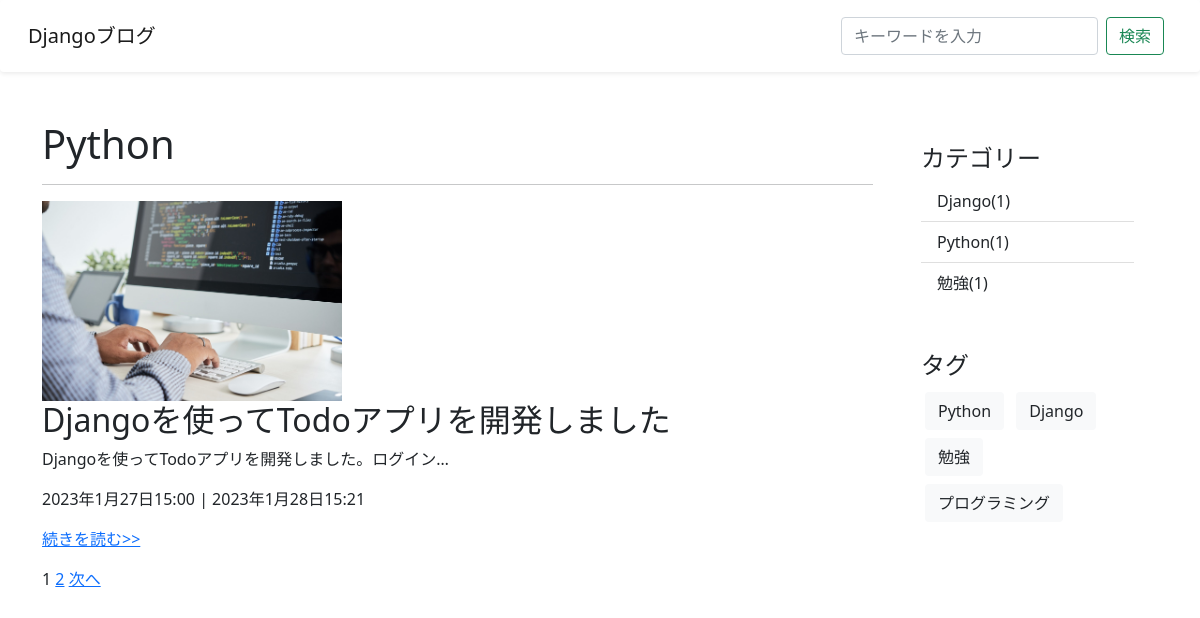
Screenshot of /tag/Python with the database file from the repository.
### blog/models.py (models this page shows, shortened)
class Tag(models.Model):
    name = models.CharField(verbose_name="タグ", max_length=255)
    slug = models.SlugField(verbose_name="URL", unique=True)
    def __str__(self):
        return self.name
    class Meta:
        verbose_name = "タグ"
        verbose_name_plural = "タグ"

class Post(models.Model):
    title = models.CharField(verbose_name="タイトル", max_length=200)
    content = MarkdownxField(verbose_name="本文")
    image = models.ImageField(verbose_name="画像", upload_to='uploads/', null=True, blank=True)
    created_at = models.DateTimeField(verbose_name="作成日", auto_now_add=True)
    updated_at = models.DateTimeField(verbose_name="更新日", auto_now=True)
    is_published = models.BooleanField(verbose_name="公開設定", default=False)
    category = models.ForeignKey(Category, verbose_name="カテゴリー", on_delete=models.PROTECT, null=True, blank=True)
    tag = models.ManyToManyField(Tag, verbose_name="タグ", blank=True)
    class Meta:
        verbose_name = "記事"
        verbose_name_plural = "記事"

class Category(models.Model):
    name = models.CharField(verbose_name="カテゴリー", max_length=255)
    slug = models.SlugField(verbose_name="URL", unique=True)
    class Meta:
        verbose_name = "カテゴリー"
        verbose_name_plural = "カテゴリー"

### blog/views.py (the view)
# urls.py: path('tag/<str:slug>', TagPostListView.as_view(), name='tag-post-list'),
class TagPostListView(ListView):
    model = Post
    template_name = "blog/post_list.html"
    context_object_name = "posts"
    paginate_by = 1
    def get_queryset(self):
        slug = self.kwargs["slug"]
        self.tag = get_object_or_404(Tag, slug=slug)
        return super().get_queryset().filter(tag=self.tag)
    def get_context_data(self, **kwargs):
        context = super().get_context_data(**kwargs)
        context["tag"] = self.tag
        return context

### blog/context_processors.py (called while the page is built)
def common(request):
    context = {
        "categories": Category.objects.annotate(
          count=Count("post", Q(post__is_published=True))
        ),
        "tags": Tag.objects.all
    }
    return context

### blog/templatetags/blog.py (called while the page is built)
@register.simple_tag
def replace(request, key, value):
    url_dict = request.GET.copy() #query: []をurl_dictに代入
    url_dict[key] = value #pagenation.htmlで引数にとっている、pageとpage_obj.---を追加
    return url_dict.urlencode() #urlの形にしてリターン

### blog/templates/blog/post_list.html (shortened to what this page needs)
{% extends 'blog/base.html' %}
{% block content %}
<div class="row">
  <div class="col-9">
      {% if category %}
        <h1>{{ category }}<i>-category-</i></h1>
        <hr>
      {% elif  tag %}
        <h1>{{ tag }}</h1>
        <hr>
      {% elif query %}
        <h1>"{{ query }}"の検索結果 {{ post_count }}件</h1>
        <hr>
      {% endif %}
      {% for post in posts %}
        {% if post.is_published or user.is_authenticated %}
        {% if post.image %}
          <img src="{{ post.image.url }}" alt="{{ post.title }}" width="300" height="200">
        {% endif %}
          <h2>{{ post.title }}</h2>
          <p>{{ post.content | truncatechars:30 }}</p>
          <p>{{ post.created_at }} | {{ post.updated_at }}</p>
          <p><a href="{% url 'post-detail' post.pk %}">続きを読む>></a></p>
        {% endif %}
      {% endfor %}
      {% include "blog/snippets/pagination.html" %}
  </div>
  <div class="col-3">
    {% include "blog/snippets/sidebar.html" %}
  </div>
</div>
{% endblock%}

### blog/templates/blog/snippets/sidebar.html
<div class="p-4 category">
  <h4>カテゴリー</h4>
  <ul class="list-group list-group-flush">
    {% for category in categories %}
      {% if category.count > 0 %}
        <li class="list-group-item">
          <a href="{% url 'category-post-list' category.slug %}">
            {{ category.name }}({{ category.count }})
          </a>
        </li>
      {% endif %}
    {% endfor %}
  </ul>
</div>
<div class="p-4">
  <h4>タグ</h4>
  {% for tag in tags %}
      <a class="btn bg-light text-dark m-1" href="{% url 'tag-post-list' tag.slug %}">
        {{ tag.name }}
      </a>
  {% endfor %}
</div>

### blog/static/blog/css/style.css (style rules this page uses)
div.category > ul > li a { color: #212529; text-decoration: none; }

### rows the page displays
Tag: name "Python"
Post: image (picture), title "Djangoを使ってTodoアプリを開発しました", content "Djangoを使ってTodoアプリを開発しました。ログイン…", created_at "2023年1月27日15:00", updated_at "2023年1月28日15:21"
Category: name "Django", count "1"
Category: name "Python", count "1"
Category: name "勉強", count "1"
Tag: name "Django"
Tag: name "勉強"
Tag: name "プログラミング"

### other values shown
{{ num }} "1"
{{ num }} "2"
